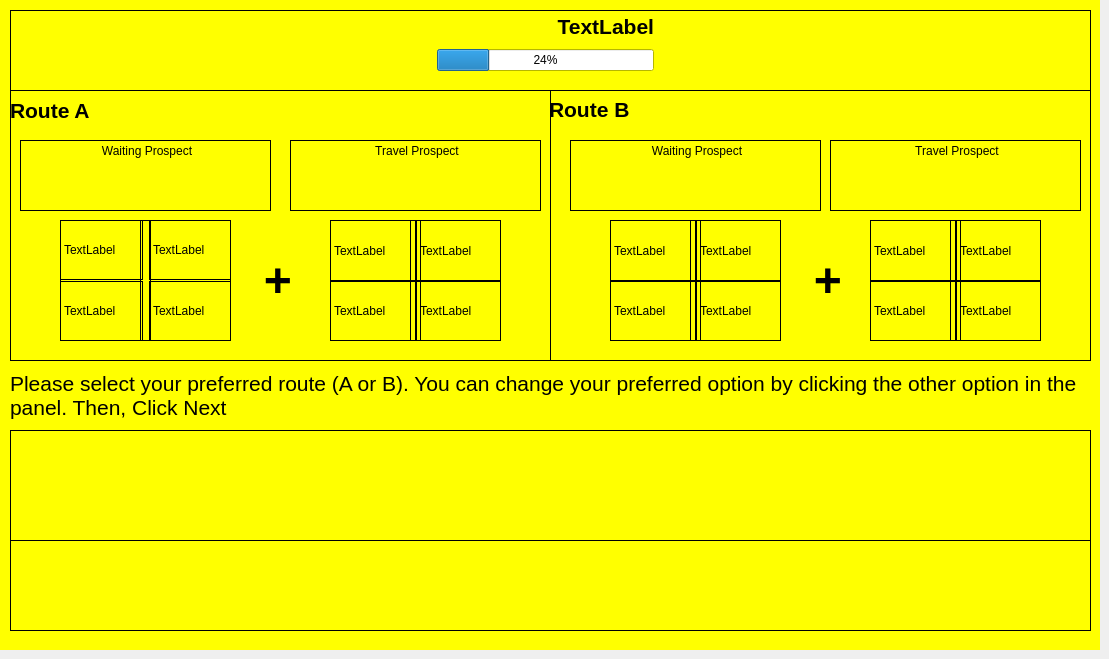
    <widget class="QWidget" name="prospectExpPage">
     <widget class="QWidget" name="prospectExpPanel" native="true">
      <property name="geometry">
       <rect>
        <x>0</x>
        <y>0</y>
        <width>1100</width>
        <height>650</height>
       </rect>
      </property>
      <property name="palette">
       <palette>
        <active>
         <colorrole role="Base">
          <brush brushstyle="SolidPattern">
           <color alpha="255">
            <red>255</red>
            <green>255</green>
            <blue>255</blue>
           </color>
          </brush>
         </colorrole>
         <colorrole role="Window">
          <brush brushstyle="SolidPattern">
           <color alpha="255">
            <red>255</red>
            <green>255</green>
            <blue>0</blue>
           </color>
          </brush>
         </colorrole>
        </active>
        <inactive>
         <colorrole role="Base">
          <brush brushstyle="SolidPattern">
           <color alpha="255">
            <red>255</red>
            <green>255</green>
            <blue>255</blue>
           </color>
          </brush>
         </colorrole>
         <colorrole role="Window">
          <brush brushstyle="SolidPattern">
           <color alpha="255">
            <red>255</red>
            <green>255</green>
            <blue>0</blue>
           </color>
          </brush>
         </colorrole>
        </inactive>
        <disabled>
         <colorrole role="Base">
          <brush brushstyle="SolidPattern">
           <color alpha="255">
            <red>255</red>
            <green>255</green>
            <blue>0</blue>
           </color>
          </brush>
         </colorrole>
         <colorrole role="Window">
          <brush brushstyle="SolidPattern">
           <color alpha="255">
            <red>255</red>
            <green>255</green>
            <blue>0</blue>
           </color>
          </brush>
         </colorrole>
        </disabled>
       </palette>
      </property>
      <property name="autoFillBackground">
       <bool>true</bool>
      </property>
      <widget class="QWidget" name="gridLayoutWidget_17">
       <property name="geometry">
        <rect>
         <x>320</x>
         <y>430</y>
         <width>471</width>
         <height>111</height>
        </rect>
       </property>
       <layout class="QGridLayout" name="preferredProspectJourneyClickableGrid">
        <item row="0" column="0">
         <layout class="QGridLayout" name="preferredProspectJourneyGrid"/>
        </item>
       </layout>
      </widget>
      <widget class="QWidget" name="gridLayoutWidget_64">
       <property name="geometry">
        <rect>
         <x>10</x>
         <y>360</y>
         <width>1081</width>
         <height>71</height>
        </rect>
       </property>
       <layout class="QGridLayout" name="preferredProspectRouteGrid">
        <item row="0" column="0">
         <widget class="QLabel" name="preferredProspectRouteLbl">
          <property name="font">
           <font>
            <pointsize>16</pointsize>
            <weight>75</weight>
            <bold>true</bold>
           </font>
          </property>
          <property name="text">
           <string>&lt;html&gt;&lt;head/&gt;&lt;body&gt;&lt;p&gt;&lt;span style=&quot; font-weight:400;&quot;&gt;Please select your preferred route (A or B). You can change your preferred option by clicking the other option in the panel. Then, Click Next&lt;/span&gt;&lt;/p&gt;&lt;/body&gt;&lt;/html&gt;</string>
          </property>
          <property name="wordWrap">
           <bool>true</bool>
          </property>
         </widget>
        </item>
       </layout>
      </widget>
      <widget class="QWidget" name="gridLayoutWidget_65">
       <property name="geometry">
        <rect>
         <x>10</x>
         <y>540</y>
         <width>1081</width>
         <height>91</height>
        </rect>
       </property>
       <layout class="QGridLayout" name="pushButtonsProspectExpGrid"/>
      </widget>
      <widget class="QWidget" name="gridLayoutWidget_66">
       <property name="geometry">
        <rect>
         <x>220</x>
         <y>10</y>
         <width>651</width>
         <height>61</height>
        </rect>
       </property>
       <layout class="QGridLayout" name="prospectExpProgressBarGrid">
        <item row="0" column="1">
         <widget class="QLabel" name="nProspectExpLbl">
          <property name="font">
           <font>
            <pointsize>16</pointsize>
            <weight>75</weight>
            <bold>true</bold>
           </font>
          </property>
          <property name="text">
           <string>TextLabel</string>
          </property>
          <property name="alignment">
           <set>Qt::AlignRight|Qt::AlignTrailing|Qt::AlignVCenter</set>
          </property>
         </widget>
        </item>
        <item row="1" column="1">
         <widget class="QProgressBar" name="prospectExpProgressBar">
          <property name="value">
           <number>24</number>
          </property>
         </widget>
        </item>
        <item row="0" column="0">
         <spacer name="horizontalSpacer_11">
          <property name="orientation">
           <enum>Qt::Horizontal</enum>
          </property>
          <property name="sizeHint" stdset="0">
           <size>
            <width>40</width>
            <height>20</height>
           </size>
          </property>
         </spacer>
        </item>
        <item row="0" column="2">
         <spacer name="horizontalSpacer_12">
          <property name="orientation">
           <enum>Qt::Horizontal</enum>
          </property>
          <property name="sizeHint" stdset="0">
           <size>
            <width>40</width>
            <height>20</height>
           </size>
          </property>
         </spacer>
        </item>
       </layout>
      </widget>
      <widget class="QWidget" name="gridLayoutWidget_67">
       <property name="geometry">
        <rect>
         <x>610</x>
         <y>220</y>
         <width>171</width>
         <height>121</height>
        </rect>
       </property>
       <layout class="QGridLayout" name="altBWaitingProspectExpGrid">
        <property name="spacing">
         <number>0</number>
        </property>
        <item row="1" column="0">
         <widget class="QLabel" name="altBWaitingTime1Lbl">
          <property name="frameShape">
           <enum>QFrame::Box</enum>
          </property>
          <property name="text">
           <string>TextLabel</string>
          </property>
         </widget>
        </item>
        <item row="1" column="1">
         <widget class="QLabel" name="altBWaitingTime2Lbl">
          <property name="frameShape">
           <enum>QFrame::Box</enum>
          </property>
          <property name="text">
           <string>TextLabel</string>
          </property>
         </widget>
        </item>
        <item row="0" column="1">
         <widget class="QLabel" name="altBProbWaitingTime2Lbl">
          <property name="frameShape">
           <enum>QFrame::Box</enum>
          </property>
          <property name="text">
           <string>TextLabel</string>
          </property>
         </widget>
        </item>
        <item row="0" column="0">
         <widget class="QLabel" name="altBProbWaitingTime1Lbl">
          <property name="frameShape">
           <enum>QFrame::Box</enum>
          </property>
          <property name="text">
           <string>TextLabel</string>
          </property>
         </widget>
        </item>
       </layout>
      </widget>
      <widget class="QWidget" name="gridLayoutWidget_68">
       <property name="geometry">
        <rect>
         <x>60</x>
         <y>220</y>
         <width>171</width>
         <height>121</height>
        </rect>
       </property>
       <layout class="QGridLayout" name="altAWaitingProspectExpGrid">
        <property name="horizontalSpacing">
         <number>-1</number>
        </property>
        <property name="verticalSpacing">
         <number>1</number>
        </property>
        <item row="1" column="1">
         <widget class="QLabel" name="altAWaitingTime2Lbl">
          <property name="frameShape">
           <enum>QFrame::Box</enum>
          </property>
          <property name="text">
           <string>TextLabel</string>
          </property>
         </widget>
        </item>
        <item row="1" column="0">
         <widget class="QLabel" name="altAWaitingTime1Lbl">
          <property name="frameShape">
           <enum>QFrame::Box</enum>
          </property>
          <property name="text">
           <string>TextLabel</string>
          </property>
         </widget>
        </item>
        <item row="0" column="1">
         <widget class="QLabel" name="altAProbWaitingTime2Lbl">
          <property name="frameShape">
           <enum>QFrame::Box</enum>
          </property>
          <property name="text">
           <string>TextLabel</string>
          </property>
         </widget>
        </item>
        <item row="0" column="0">
         <widget class="QLabel" name="altAProbWaitingTime1Lbl">
          <property name="frameShape">
           <enum>QFrame::Box</enum>
          </property>
          <property name="text">
           <string>TextLabel</string>
          </property>
         </widget>
        </item>
       </layout>
      </widget>
      <widget class="QLabel" name="prospectPreferredJourneyPanel">
       <property name="geometry">
        <rect>
         <x>10</x>
         <y>430</y>
         <width>1081</width>
         <height>111</height>
        </rect>
       </property>
       <property name="font">
        <font>
         <family>Helvetica</family>
         <pointsize>14</pointsize>
         <weight>75</weight>
         <bold>true</bold>
        </font>
       </property>
       <property name="frameShape">
        <enum>QFrame::Box</enum>
       </property>
       <property name="text">
        <string/>
       </property>
       <property name="alignment">
        <set>Qt::AlignHCenter|Qt::AlignTop</set>
       </property>
      </widget>
      <widget class="QLabel" name="altAProspectPanel">
       <property name="geometry">
        <rect>
         <x>10</x>
         <y>90</y>
         <width>541</width>
         <height>271</height>
        </rect>
       </property>
       <property name="font">
        <font>
         <family>Helvetica</family>
         <pointsize>14</pointsize>
         <weight>75</weight>
         <bold>true</bold>
        </font>
       </property>
       <property name="frameShape">
        <enum>QFrame::Box</enum>
       </property>
       <property name="text">
        <string/>
       </property>
       <property name="alignment">
        <set>Qt::AlignHCenter|Qt::AlignTop</set>
       </property>
      </widget>
      <widget class="QLabel" name="prospectProgressBarPanel">
       <property name="geometry">
        <rect>
         <x>10</x>
         <y>10</y>
         <width>1081</width>
         <height>81</height>
        </rect>
       </property>
       <property name="font">
        <font>
         <family>Helvetica</family>
         <pointsize>14</pointsize>
         <weight>75</weight>
         <bold>true</bold>
        </font>
       </property>
       <property name="frameShape">
        <enum>QFrame::Box</enum>
       </property>
       <property name="text">
        <string/>
       </property>
       <property name="alignment">
        <set>Qt::AlignCenter</set>
       </property>
      </widget>
      <widget class="QLabel" name="pushButtonsProspectExpPanel">
       <property name="geometry">
        <rect>
         <x>10</x>
         <y>540</y>
         <width>1081</width>
         <height>91</height>
        </rect>
       </property>
       <property name="font">
        <font>
         <family>Helvetica</family>
         <pointsize>14</pointsize>
         <weight>75</weight>
         <bold>true</bold>
        </font>
       </property>
       <property name="frameShape">
        <enum>QFrame::Box</enum>
       </property>
       <property name="text">
        <string/>
       </property>
       <property name="alignment">
        <set>Qt::AlignHCenter|Qt::AlignTop</set>
       </property>
      </widget>
      <widget class="QLabel" name="altBProspectPanel">
       <property name="geometry">
        <rect>
         <x>550</x>
         <y>90</y>
         <width>541</width>
         <height>271</height>
        </rect>
       </property>
       <property name="font">
        <font>
         <family>Helvetica</family>
         <pointsize>14</pointsize>
         <weight>75</weight>
         <bold>true</bold>
        </font>
       </property>
       <property name="frameShape">
        <enum>QFrame::Box</enum>
       </property>
       <property name="text">
        <string/>
       </property>
       <property name="alignment">
        <set>Qt::AlignHCenter|Qt::AlignTop</set>
       </property>
      </widget>
      <widget class="QWidget" name="gridLayoutWidget_69">
       <property name="geometry">
        <rect>
         <x>10</x>
         <y>90</y>
         <width>541</width>
         <height>41</height>
        </rect>
       </property>
       <layout class="QGridLayout" name="altAProspectExpTitleGrid">
        <item row="0" column="0">
         <widget class="QLabel" name="altAProspectExpTitleLbl">
          <property name="font">
           <font>
            <pointsize>16</pointsize>
            <weight>75</weight>
            <bold>true</bold>
           </font>
          </property>
          <property name="text">
           <string>Route A</string>
          </property>
          <property name="alignment">
           <set>Qt::AlignLeading|Qt::AlignLeft|Qt::AlignVCenter</set>
          </property>
         </widget>
        </item>
       </layout>
      </widget>
      <widget class="QWidget" name="gridLayoutWidget_70">
       <property name="geometry">
        <rect>
         <x>549</x>
         <y>89</y>
         <width>541</width>
         <height>41</height>
        </rect>
       </property>
       <layout class="QGridLayout" name="altBProspectExpTitleGrid">
        <item row="0" column="0">
         <widget class="QLabel" name="altBProspectExpTitleLbl">
          <property name="font">
           <font>
            <pointsize>16</pointsize>
            <weight>75</weight>
            <bold>true</bold>
           </font>
          </property>
          <property name="text">
           <string>Route B</string>
          </property>
         </widget>
        </item>
       </layout>
      </widget>
      <widget class="QWidget" name="gridLayoutWidget_71">
       <property name="geometry">
        <rect>
         <x>10</x>
         <y>70</y>
         <width>1081</width>
         <height>21</height>
        </rect>
       </property>
       <layout class="QGridLayout" name="prospectExpBlackSpacingGrid"/>
      </widget>
      <widget class="QWidget" name="gridLayoutWidget_72">
       <property name="geometry">
        <rect>
         <x>330</x>
         <y>220</y>
         <width>171</width>
         <height>121</height>
        </rect>
       </property>
       <layout class="QGridLayout" name="altATravelProspectExpGrid">
        <property name="spacing">
         <number>0</number>
        </property>
        <item row="1" column="1">
         <widget class="QLabel" name="altAProbTravelTime2Lbl">
          <property name="frameShape">
           <enum>QFrame::Box</enum>
          </property>
          <property name="text">
           <string>TextLabel</string>
          </property>
         </widget>
        </item>
        <item row="1" column="0">
         <widget class="QLabel" name="altAProbTravelTime1Lbl">
          <property name="frameShape">
           <enum>QFrame::Box</enum>
          </property>
          <property name="text">
           <string>TextLabel</string>
          </property>
         </widget>
        </item>
        <item row="2" column="0">
         <widget class="QLabel" name="altATravelTime1Lbl">
          <property name="frameShape">
           <enum>QFrame::Box</enum>
          </property>
          <property name="text">
           <string>TextLabel</string>
          </property>
         </widget>
        </item>
        <item row="2" column="1">
         <widget class="QLabel" name="altATravelTime2Lbl">
          <property name="frameShape">
           <enum>QFrame::Box</enum>
          </property>
          <property name="text">
           <string>TextLabel</string>
          </property>
         </widget>
        </item>
       </layout>
      </widget>
      <widget class="QWidget" name="gridLayoutWidget_73">
       <property name="geometry">
        <rect>
         <x>870</x>
         <y>220</y>
         <width>171</width>
         <height>121</height>
        </rect>
       </property>
       <layout class="QGridLayout" name="altBTravelProspectExpGrid">
        <property name="spacing">
         <number>0</number>
        </property>
        <item row="1" column="1">
         <widget class="QLabel" name="altBTravelTime2Lbl">
          <property name="frameShape">
           <enum>QFrame::Box</enum>
          </property>
          <property name="text">
           <string>TextLabel</string>
          </property>
         </widget>
        </item>
        <item row="1" column="0">
         <widget class="QLabel" name="altBTravelTime1Lbl">
          <property name="frameShape">
           <enum>QFrame::Box</enum>
          </property>
          <property name="text">
           <string>TextLabel</string>
          </property>
         </widget>
        </item>
        <item row="0" column="1">
         <widget class="QLabel" name="altBProbTravelTime2Lbl">
          <property name="frameShape">
           <enum>QFrame::Box</enum>
          </property>
          <property name="text">
           <string>TextLabel</string>
          </property>
         </widget>
        </item>
        <item row="0" column="0">
         <widget class="QLabel" name="altBProbTravelTime1Lbl">
          <property name="frameShape">
           <enum>QFrame::Box</enum>
          </property>
          <property name="text">
           <string>TextLabel</string>
          </property>
         </widget>
        </item>
       </layout>
      </widget>
      <widget class="QLabel" name="altAWaitingProspectLbl">
       <property name="geometry">
        <rect>
         <x>20</x>
         <y>140</y>
         <width>251</width>
         <height>71</height>
        </rect>
       </property>
       <property name="frameShape">
        <enum>QFrame::Box</enum>
       </property>
       <property name="text">
        <string>&lt;html&gt;&lt;head/&gt;&lt;body&gt;&lt;p align=&quot;center&quot;&gt;Waiting Prospect&lt;/p&gt;&lt;/body&gt;&lt;/html&gt;</string>
       </property>
       <property name="alignment">
        <set>Qt::AlignLeading|Qt::AlignLeft|Qt::AlignTop</set>
       </property>
      </widget>
      <widget class="QLabel" name="altATravelProspectLbl">
       <property name="geometry">
        <rect>
         <x>290</x>
         <y>140</y>
         <width>251</width>
         <height>71</height>
        </rect>
       </property>
       <property name="frameShape">
        <enum>QFrame::Box</enum>
       </property>
       <property name="text">
        <string>&lt;html&gt;&lt;head/&gt;&lt;body&gt;&lt;p align=&quot;center&quot;&gt;Travel Prospect&lt;/p&gt;&lt;/body&gt;&lt;/html&gt;</string>
       </property>
       <property name="alignment">
        <set>Qt::AlignLeading|Qt::AlignLeft|Qt::AlignTop</set>
       </property>
      </widget>
      <widget class="QLabel" name="altBWaitingProspectLbl">
       <property name="geometry">
        <rect>
         <x>570</x>
         <y>140</y>
         <width>251</width>
         <height>71</height>
        </rect>
       </property>
       <property name="frameShape">
        <enum>QFrame::Box</enum>
       </property>
       <property name="text">
        <string>&lt;html&gt;&lt;head/&gt;&lt;body&gt;&lt;p align=&quot;center&quot;&gt;Waiting  Prospect&lt;/p&gt;&lt;/body&gt;&lt;/html&gt;</string>
       </property>
       <property name="alignment">
        <set>Qt::AlignLeading|Qt::AlignLeft|Qt::AlignTop</set>
       </property>
      </widget>
      <widget class="QLabel" name="altBTravelProspectLbl">
       <property name="geometry">
        <rect>
         <x>830</x>
         <y>140</y>
         <width>251</width>
         <height>71</height>
        </rect>
       </property>
       <property name="frameShape">
        <enum>QFrame::Box</enum>
       </property>
       <property name="text">
        <string>&lt;html&gt;&lt;head/&gt;&lt;body&gt;&lt;p align=&quot;center&quot;&gt;Travel Prospect&lt;/p&gt;&lt;/body&gt;&lt;/html&gt;</string>
       </property>
       <property name="alignment">
        <set>Qt::AlignLeading|Qt::AlignLeft|Qt::AlignTop</set>
       </property>
      </widget>
      <widget class="QLabel" name="altAWaitingTime2Panel">
       <property name="geometry">
        <rect>
         <x>150</x>
         <y>220</y>
         <width>81</width>
         <height>121</height>
        </rect>
       </property>
       <property name="frameShape">
        <enum>QFrame::Box</enum>
       </property>
       <property name="text">
        <string/>
       </property>
      </widget>
      <widget class="QLabel" name="altAWaitingTime1Panel">
       <property name="geometry">
        <rect>
         <x>60</x>
         <y>220</y>
         <width>81</width>
         <height>121</height>
        </rect>
       </property>
       <property name="frameShape">
        <enum>QFrame::Box</enum>
       </property>
       <property name="text">
        <string/>
       </property>
      </widget>
      <widget class="QLabel" name="altAWaitingTimePanel">
       <property name="geometry">
        <rect>
         <x>60</x>
         <y>220</y>
         <width>171</width>
         <height>121</height>
        </rect>
       </property>
       <property name="frameShape">
        <enum>QFrame::Box</enum>
       </property>
       <property name="text">
        <string/>
       </property>
      </widget>
      <widget class="QLabel" name="altBWaitingTime2Panel">
       <property name="geometry">
        <rect>
         <x>700</x>
         <y>220</y>
         <width>81</width>
         <height>121</height>
        </rect>
       </property>
       <property name="frameShape">
        <enum>QFrame::Box</enum>
       </property>
       <property name="text">
        <string/>
       </property>
      </widget>
      <widget class="QLabel" name="altBWaitingTime1Panel">
       <property name="geometry">
        <rect>
         <x>610</x>
         <y>220</y>
         <width>81</width>
         <height>121</height>
        </rect>
       </property>
       <property name="frameShape">
        <enum>QFrame::Box</enum>
       </property>
       <property name="text">
        <string/>
       </property>
      </widget>
      <widget class="QLabel" name="altBWaitingTimePanel">
       <property name="geometry">
        <rect>
         <x>610</x>
         <y>220</y>
         <width>171</width>
         <height>121</height>
        </rect>
       </property>
       <property name="frameShape">
        <enum>QFrame::Box</enum>
       </property>
       <property name="text">
        <string/>
       </property>
      </widget>
      <widget class="QLabel" name="altBTravelTime1Panel">
       <property name="geometry">
        <rect>
         <x>870</x>
         <y>220</y>
         <width>81</width>
         <height>121</height>
        </rect>
       </property>
       <property name="frameShape">
        <enum>QFrame::Box</enum>
       </property>
       <property name="text">
        <string/>
       </property>
      </widget>
      <widget class="QLabel" name="altBTravelTime2Panel">
       <property name="geometry">
        <rect>
         <x>960</x>
         <y>220</y>
         <width>81</width>
         <height>121</height>
        </rect>
       </property>
       <property name="frameShape">
        <enum>QFrame::Box</enum>
       </property>
       <property name="text">
        <string/>
       </property>
      </widget>
      <widget class="QLabel" name="altBTravelTimePanel">
       <property name="geometry">
        <rect>
         <x>870</x>
         <y>220</y>
         <width>171</width>
         <height>121</height>
        </rect>
       </property>
       <property name="frameShape">
        <enum>QFrame::Box</enum>
       </property>
       <property name="text">
        <string/>
       </property>
      </widget>
      <widget class="QLabel" name="altATravelTimePanel">
       <property name="geometry">
        <rect>
         <x>330</x>
         <y>220</y>
         <width>171</width>
         <height>121</height>
        </rect>
       </property>
       <property name="frameShape">
        <enum>QFrame::Box</enum>
       </property>
       <property name="text">
        <string/>
       </property>
      </widget>
      <widget class="QLabel" name="altATravelTime1Panel">
       <property name="geometry">
        <rect>
         <x>330</x>
         <y>220</y>
         <width>81</width>
         <height>121</height>
        </rect>
       </property>
       <property name="frameShape">
        <enum>QFrame::Box</enum>
       </property>
       <property name="text">
        <string/>
       </property>
      </widget>
      <widget class="QLabel" name="altATravelTime2Panel">
       <property name="geometry">
        <rect>
         <x>420</x>
         <y>220</y>
         <width>81</width>
         <height>121</height>
        </rect>
       </property>
       <property name="frameShape">
        <enum>QFrame::Box</enum>
       </property>
       <property name="text">
        <string/>
       </property>
      </widget>
      <widget class="QLabel" name="altAPlusSign">
       <property name="geometry">
        <rect>
         <x>250</x>
         <y>250</y>
         <width>56</width>
         <height>61</height>
        </rect>
       </property>
       <property name="text">
        <string>&lt;html&gt;&lt;head/&gt;&lt;body&gt;&lt;p align=&quot;center&quot;&gt;&lt;span style=&quot; font-size:36pt; font-weight:600;&quot;&gt;+&lt;/span&gt;&lt;/p&gt;&lt;/body&gt;&lt;/html&gt;</string>
       </property>
      </widget>
      <widget class="QLabel" name="altBPlusSign">
       <property name="geometry">
        <rect>
         <x>800</x>
         <y>250</y>
         <width>56</width>
         <height>61</height>
        </rect>
       </property>
       <property name="text">
        <string>&lt;html&gt;&lt;head/&gt;&lt;body&gt;&lt;p align=&quot;center&quot;&gt;&lt;span style=&quot; font-size:36pt; font-weight:600;&quot;&gt;+&lt;/span&gt;&lt;/p&gt;&lt;/body&gt;&lt;/html&gt;</string>
       </property>
      </widget>
      <zorder>altAProspectPanel</zorder>
      <zorder>altBProspectPanel</zorder>
      <zorder>altBTravelTimePanel</zorder>
      <zorder>altAWaitingTimePanel</zorder>
      <zorder>altBTravelTime1Panel</zorder>
      <zorder>altBTravelTime2Panel</zorder>
      <zorder>altBWaitingTime2Panel</zorder>
      <zorder>altBWaitingTime1Panel</zorder>
      <zorder>altBWaitingTimePanel</zorder>
      <zorder>prospectPreferredJourneyPanel</zorder>
      <zorder>prospectProgressBarPanel</zorder>
      <zorder>gridLayoutWidget_17</zorder>
      <zorder>gridLayoutWidget_64</zorder>
      <zorder>gridLayoutWidget_65</zorder>
      <zorder>gridLayoutWidget_66</zorder>
      <zorder>gridLayoutWidget_67</zorder>
      <zorder>gridLayoutWidget_68</zorder>
      <zorder>pushButtonsProspectExpPanel</zorder>
      <zorder>gridLayoutWidget_69</zorder>
      <zorder>gridLayoutWidget_70</zorder>
      <zorder>gridLayoutWidget_71</zorder>
      <zorder>gridLayoutWidget_72</zorder>
      <zorder>gridLayoutWidget_73</zorder>
      <zorder>altAWaitingProspectLbl</zorder>
      <zorder>altATravelProspectLbl</zorder>
      <zorder>altBWaitingProspectLbl</zorder>
      <zorder>altBTravelProspectLbl</zorder>
      <zorder>altATravelTimePanel</zorder>
      <zorder>altATravelTime1Panel</zorder>
      <zorder>altATravelTime2Panel</zorder>
      <zorder>altAWaitingTime1Panel</zorder>
      <zorder>altAWaitingTime2Panel</zorder>
      <zorder>altAPlusSign</zorder>
      <zorder>altBPlusSign</zorder>
     </widget>
    </widget>
